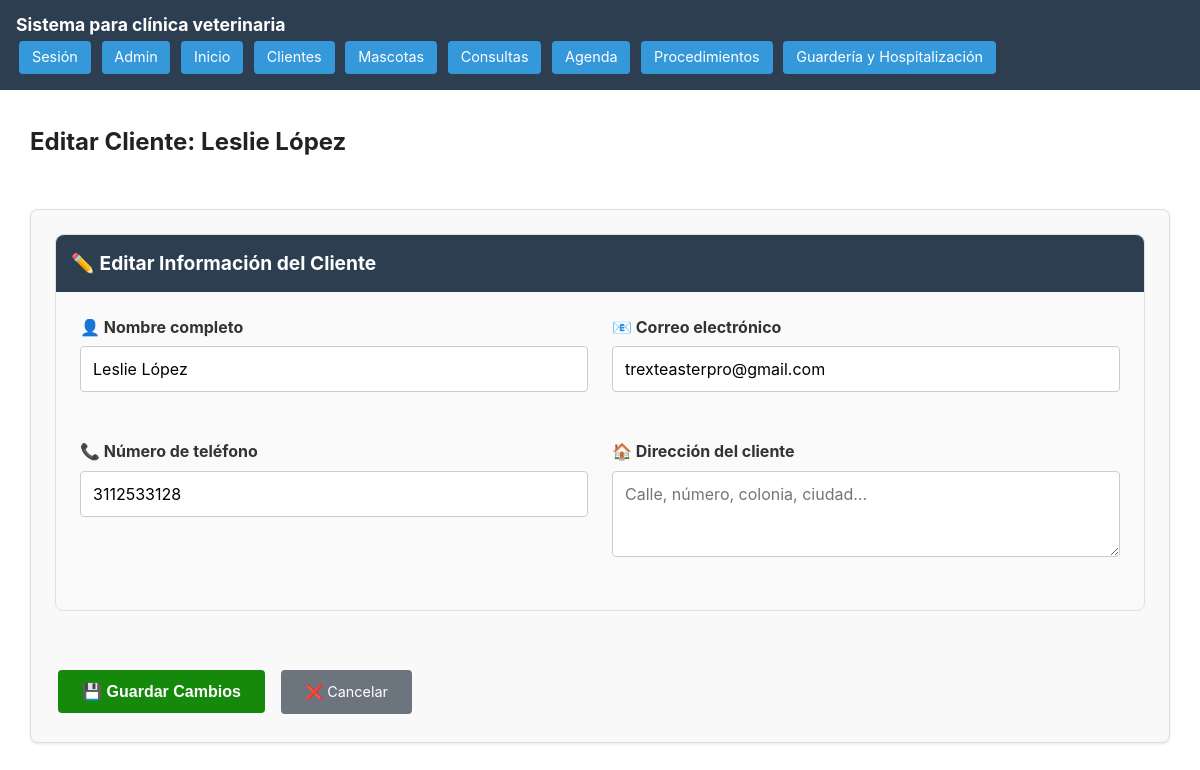
Page /editar-cliente/1/ (signed in) on the committed database.
### ClientesMascotas/models.py (models this page shows)
class Clientes(models.Model):
    nombre = models.CharField(max_length=255)
    email = models.EmailField(unique=True, blank = True)
    telefono = models.CharField(max_length=20, unique = True)
    direccion = models.TextField(blank=True)

### ClientesMascotas/views.py (the view)
# urls.py: path('editar-cliente/<int:pk>/', views.editar_cliente, name='editar_cliente'),
@login_required
def editar_cliente(request, pk):
    cliente = Clientes.objects.get(pk=pk)
    if request.method == 'POST':
        form = ClienteForm(request.POST, instance=cliente)
        if form.is_valid():
            form.save()
            return redirect('ver_clientes')
    else:
        form = ClienteForm(instance=cliente)
    return render(request, 'clientesMascotas/Clientes/editarCliente.html', {'form': form, 'cliente': cliente})

### ClientesMascotas/forms.py (shortened to what this page needs)
class ClienteForm(forms.ModelForm):
    class Meta:
        model = Clientes
        fields = ['nombre', 'email', 'telefono', 'direccion']
        widgets = {
            'nombre': forms.TextInput(attrs={'placeholder': 'Ej. Juan Pérez'}),
            'email': forms.EmailInput(attrs={'placeholder': 'ejemplo@correo.com'}),
            'telefono': forms.TextInput(attrs={'placeholder': 'Ej. 5512345678'}),
            'direccion': forms.Textarea(attrs={
                'rows': 3,
                'placeholder': 'Calle, número, colonia, ciudad...'
            }),
        }
        labels = {
            'nombre': '👤 Nombre completo',
            'email': '📧 Correo electrónico',
            'telefono': '📞 Número de teléfono',
            'direccion': '🏠 Dirección del cliente',
        }

### templates/clientesMascotas/Clientes/editarCliente.html (shortened to what this page needs)
{% extends 'base.html' %}
{% block content %}
<section class="container">
    <div class="header-actions">
        <h2>Editar Cliente: {{ cliente.nombre }}</h2>
    </div>
    <form method="post">
        <div class="form-section">
            <div class="form-header">
                <h3>✏️ Editar Información del Cliente</h3>
            </div>
            <div class="form-grid">
                {% for field in form %}
                <div class="form-group {% if field.field.widget.input_type == 'textarea' %}full-width{% endif %}">
                    <label for="{{ field.id_for_label }}">{{ field.label }}</label>
                    {{ field }}
                </div>
                {% endfor %}
            </div>
        </div>
        <div class="action-buttons">
            <button type="submit" class="btn-home" style="background: var(--btn-agr); padding: 12px 24px;">
                💾 Guardar Cambios
            </button>
            <a href="{% url 'ver_clientes' %}" class="btn-home" style="background: #6c757d; padding: 12px 24px;">
                ❌ Cancelar
            </a>
        </div>
    </form>
</section>
{% endblock %}

### static/styles/main.css (style rules this page uses)
:root { --brand-bg: #2c3e50; --btn-bg: #3498db; --btn-bg-hover: #2980b9; --text-on-brand: #ffffff; --btn-agr: #14890c; --btn-agr-hover: #0fda15; --btn-regresar: #e67e22; --btn-regresar-hover: #a85904; --form-bg: #fafafa; --form-border: #e0e0e0; --error-color: #d9534f; --success-color: #28a745; }
body { margin: 0; font-family: -apple-system, BlinkMacSystemFont, 'Segoe UI', Roboto, 'Helvetica Neue', Arial; line-height: 1.4; color: #222; }
.btn-home, .btn-agregar, .btn-regresar { display: inline-block; padding: 0.4rem 0.8rem; color: white; text-decoration: none; border-radius: 4px; margin: 0.2rem; border: none; cursor: pointer; font-size: 0.9rem; }
.btn-home { background: var(--btn-bg); }
.form-group { margin-bottom: 1.5rem; }
.form-section { margin-bottom: 2rem; padding: 1.5rem; border: 1px solid var(--form-border); border-radius: 8px; background: var(--form-bg); }
.form-grid { display: grid; grid-template-columns: 1fr 1fr; gap: 1.5rem; }
form { display: flex; flex-direction: column; gap: 1.5rem; background: #f9f9f9; padding: 1.5rem; border: 1px solid #ddd; border-radius: 8px; box-shadow: 0 1px 3px rgba(0, 0, 0, 0.1); }
form label { font-weight: bold; color: #333; margin-bottom: 0.5rem; display: block; }
form input, form textarea, form select { padding: 0.75rem; border: 1px solid #ccc; border-radius: 4px; font-size: 1rem; width: 100%; box-sizing: border-box; font-family: inherit; }
form button[type="submit"] { align-self: flex-start; padding: 0.75rem 1.5rem; background: var(--btn-agr); color: white; border: none; border-radius: 4px; cursor: pointer; font-size: 1rem; font-weight: bold; }
.header-actions { display: flex; justify-content: space-between; align-items: center; margin-bottom: 30px; flex-wrap: wrap; gap: 15px; }
.action-buttons { display: flex; gap: 10px; flex-wrap: wrap; }
.form-header { background: var(--brand-bg); color: white; padding: 15px; border-radius: 8px 8px 0 0; margin: -1.5rem -1.5rem 1.5rem -1.5rem; }
.form-header h3 { margin: 0; font-size: 1.2rem; }
.container { padding: 1rem; max-width: 100%; margin: 0 auto; }
@media (min-width: 1200px) { .container { max-width: 1140px; } }

### rows in the picture
Clientes: nombre "Leslie López", form "Leslie López" "trexteasterpro@gmail.com" "3112533128"

### other values in the picture
{{ field.label }} "👤 Nombre completo" "📧 Correo electrónico" "📞 Número de teléfono" "🏠 Dirección del cliente"
